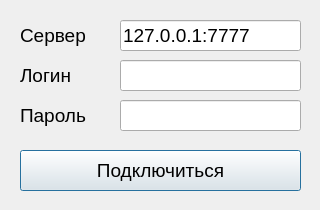
<?xml version="1.0" encoding="UTF-8"?>
<ui version="4.0">
 <class>ConnectDialog</class>
 <widget class="QDialog" name="ConnectDialog">
  <property name="geometry">
   <rect>
    <x>0</x>
    <y>0</y>
    <width>320</width>
    <height>210</height>
   </rect>
  </property>
  <property name="windowTitle">
   <string>MyMessenger</string>
  </property>
  <widget class="QLabel" name="label">
   <property name="geometry">
    <rect>
     <x>20</x>
     <y>20</y>
     <width>91</width>
     <height>30</height>
    </rect>
   </property>
   <property name="font">
    <font>
     <pointsize>14</pointsize>
    </font>
   </property>
   <property name="text">
    <string>Сервер</string>
   </property>
  </widget>
  <widget class="QLineEdit" name="lineEditLogin">
   <property name="geometry">
    <rect>
     <x>120</x>
     <y>60</y>
     <width>181</width>
     <height>31</height>
    </rect>
   </property>
   <property name="font">
    <font>
     <pointsize>14</pointsize>
    </font>
   </property>
  </widget>
  <widget class="QLineEdit" name="lineEditPassword">
   <property name="geometry">
    <rect>
     <x>120</x>
     <y>100</y>
     <width>181</width>
     <height>31</height>
    </rect>
   </property>
   <property name="font">
    <font>
     <pointsize>14</pointsize>
    </font>
   </property>
  </widget>
  <widget class="QLineEdit" name="lineEditIP">
   <property name="geometry">
    <rect>
     <x>120</x>
     <y>20</y>
     <width>181</width>
     <height>31</height>
    </rect>
   </property>
   <property name="font">
    <font>
     <pointsize>14</pointsize>
    </font>
   </property>
   <property name="text">
    <string>127.0.0.1:7777</string>
   </property>
  </widget>
  <widget class="QLabel" name="label_2">
   <property name="geometry">
    <rect>
     <x>20</x>
     <y>60</y>
     <width>91</width>
     <height>31</height>
    </rect>
   </property>
   <property name="font">
    <font>
     <pointsize>14</pointsize>
    </font>
   </property>
   <property name="text">
    <string>Логин</string>
   </property>
  </widget>
  <widget class="QLabel" name="label_3">
   <property name="geometry">
    <rect>
     <x>20</x>
     <y>100</y>
     <width>91</width>
     <height>31</height>
    </rect>
   </property>
   <property name="font">
    <font>
     <pointsize>14</pointsize>
    </font>
   </property>
   <property name="text">
    <string>Пароль</string>
   </property>
  </widget>
  <widget class="QPushButton" name="pushButtonConnect">
   <property name="geometry">
    <rect>
     <x>20</x>
     <y>150</y>
     <width>281</width>
     <height>41</height>
    </rect>
   </property>
   <property name="font">
    <font>
     <pointsize>14</pointsize>
    </font>
   </property>
   <property name="text">
    <string>Подключиться</string>
   </property>
  </widget>
 </widget>
 <resources/>
 <connections/>
</ui>
